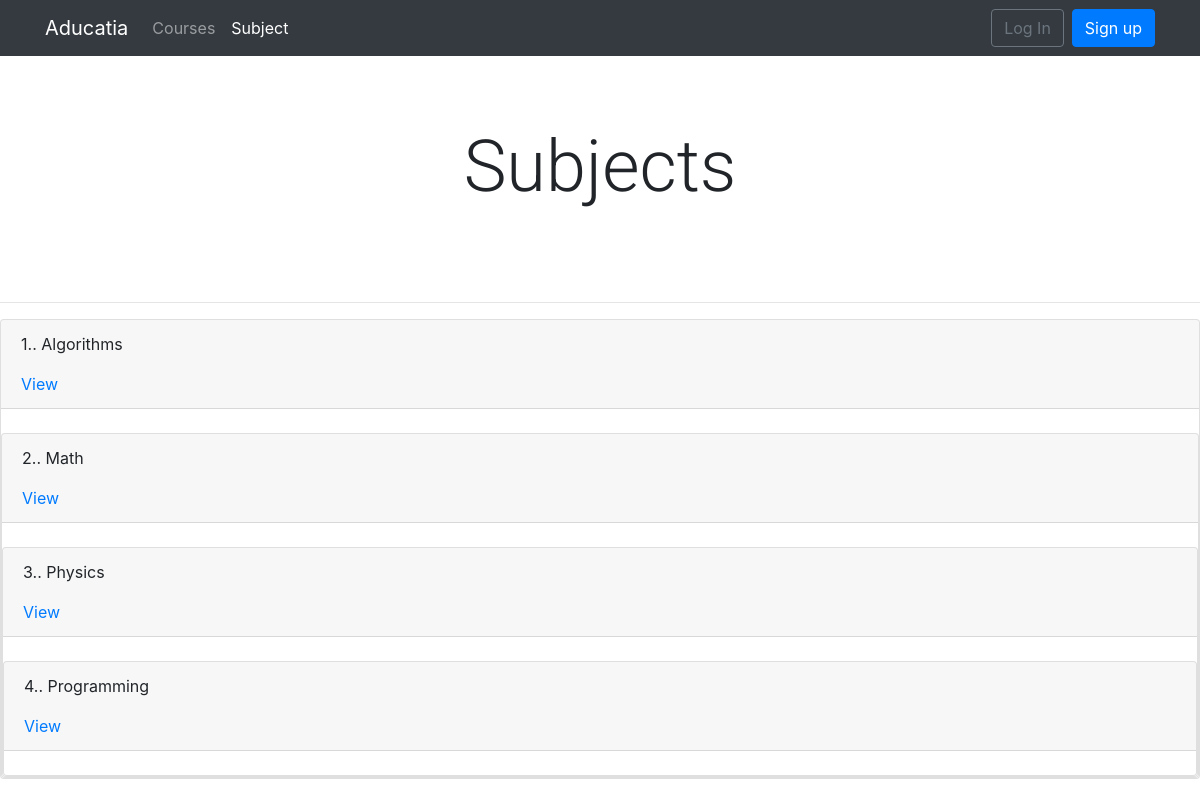
The app's page /course/subject/ with its own data.
### courses/models.py (models this page shows, shortened)
class Subject(models.Model):
    title = models.CharField(max_length=200)
    slug = models.SlugField(max_length=200, unique=True)
    class Meta:
        ordering = ['title']

### courses/views.py (the view)
class SubjectListView(ListView):
    model = Subject
    template_name = 'courses/subject/list.html'

### templates/courses/subject/list.html
{% extends 'base.html' %}
{% block content %}
<br>
<h2 class="display-3"> Subjects </h2>
<br>
<br>
<hr>
{% for sub in object_list %}
    <div class="card">
<div class="card-header">
        <p><span class='text-weight-bold'> {{forloop.counter}}.</span>. {{sub.title}}</p>
        <a href="{% url 'course_list_subject' sub.slug %}" >View</a>
</div>
    <br />
  {% endfor %}
{% endblock content %}

### static/css/slider.css (style rules this page uses)
h2 { text-align:center; padding: 20px; }

### static/css/base.css (style rules this page uses)
body { margin:0; font-family:'Roboto', sans-serif; font-weight:400; color:#333; }
a { color:#3fad37; text-decoration:none; }
h1, h2, h3, h4, h5, h6 { font-family:'Roboto', sans-serif; font-weight:300; }

### records on screen
Subject: title "Algorithms"
Subject: title "Math"
Subject: title "Physics"
Subject: title "Programming"
